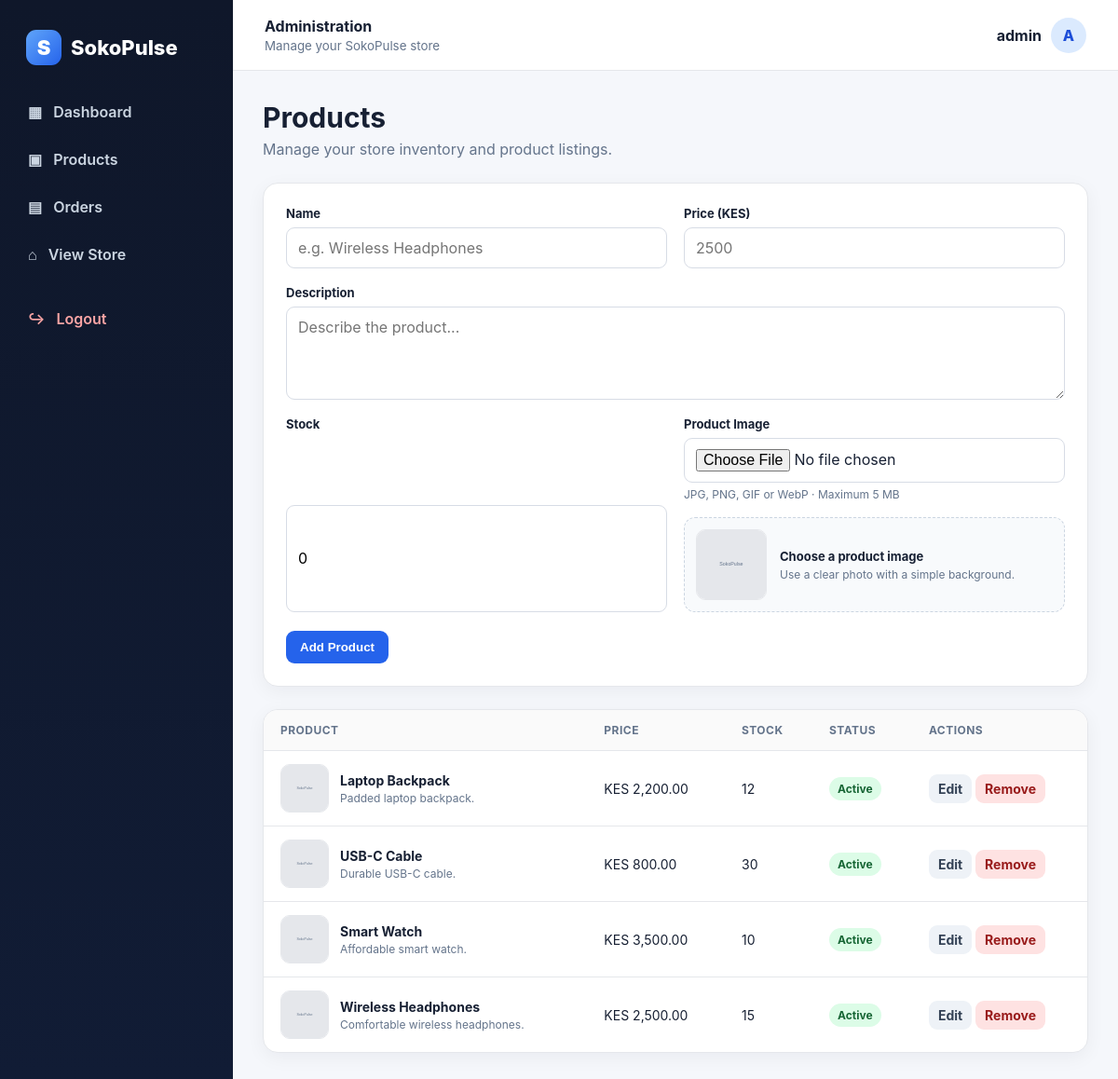
Screenshot of /admin/products.php (signed in) with the database file from the repository.
### tables this page shows
CREATE TABLE products(id INT AUTO_INCREMENT PRIMARY KEY,name VARCHAR(150) NOT NULL,description TEXT,price DECIMAL(12,2) NOT NULL,stock INT NOT NULL DEFAULT 0,image VARCHAR(255) DEFAULT 'assets/placeholder.svg',active TINYINT(1) NOT NULL DEFAULT 1,created_at TIMESTAMP DEFAULT CURRENT_TIMESTAMP);

### admin/products.php (the view, shortened to what this page needs)
<?php
$p = db();
$edit = null;
$ps = $p->query('SELECT * FROM products ORDER BY id DESC')->fetchAll();
include '../includes/header.php';
?>
<div class="page-heading">
    <div>
        <h1>Products</h1>
        <p>Manage your store inventory and product listings.</p>
    </div>
</div>
<form class="admin-form" method="post" enctype="multipart/form-data">
    <div class="admin-form-grid">
        <div class="admin-field">
            <label>Name</label>
            <input name="name" required value="<?=htmlspecialchars($edit['name'] ?? '')?>" placeholder="e.g. Wireless Headphones">
        </div>
        <div class="admin-field">
            <label>Price (KES)</label>
            <input type="number" step="0.01" min="0" name="price" required value="<?=htmlspecialchars($edit['price'] ?? '')?>" placeholder="2500">
        </div>
        <div class="admin-field full">
            <label>Description</label>
            <textarea name="description" placeholder="Describe the product..."><?=htmlspecialchars($edit['description'] ?? '')?></textarea>
        </div>
        <div class="admin-field">
            <label>Stock</label>
            <input type="number" min="0" name="stock" required value="<?=htmlspecialchars($edit['stock'] ?? 0)?>" placeholder="10">
        </div>
        <div class="admin-field">
            <label>Product Image</label>
            <input id="image_file" type="file" name="image_file" accept="image/jpeg,image/png,image/gif,image/webp">
            <small class="field-help">JPG, PNG, GIF or WebP · Maximum 5 MB</small>
            <div class="image-upload-preview">
                <img id="imagePreview" src="../<?=htmlspecialchars($edit['image'] ?? 'assets/placeholder.svg')?>" alt="Product image preview">
                <div>
                    <strong><?= $edit ? 'Replace product image' : 'Choose a product image' ?></strong>
                    <span>Use a clear photo with a simple background.</span>
                </div>
            </div>
        </div>
    </div>
    <div class="admin-actions">
        <button class="admin-btn" type="submit"><?= $edit ? 'Update' : 'Add' ?> Product</button>
    </div>
</form>
<div class="table-wrap">
<table class="admin-table">
<thead><tr><th>Product</th><th>Price</th><th>Stock</th><th>Status</th><th>Actions</th></tr></thead>
<tbody>
<?php foreach ($ps as $x): ?>
<tr>
    <td>
        <div class="product-cell">
            <img src="../<?=htmlspecialchars($x['image'] ?: 'assets/placeholder.svg')?>" alt="<?=htmlspecialchars($x['name'])?>">
            <div><strong><?=htmlspecialchars($x['name'])?></strong><small><?=htmlspecialchars(mb_strimwidth($x['description'] ?? '', 0, 55, '…'))?></small></div>
        </div>
    </td>
    <td>KES <?=number_format($x['price'], 2)?></td>
    <td><?=$x['stock']?></td>
    <td><span class="badge <?=$x['active'] ? 'badge-green' : 'badge-red'?>"><?=$x['active'] ? 'Active' : 'Inactive'?></span></td>
    <td>
        <a class="admin-btn secondary" style="padding:7px 10px" href="?edit=<?=$x['id']?>">Edit</a>
        <a class="admin-btn danger" style="padding:7px 10px" href="?delete=<?=$x['id']?>" onclick="return confirm('Remove product?')">Remove</a>
    </td>
</tr>
<?php endforeach; ?>
</tbody>
</table>
</div>
<?php include '../includes/footer.php'; ?>

### assets/admin.css (style rules this page uses)
:root { --navy:#0f172a;--navy2:#111c35;--blue:#2563eb;--blue2:#1d4ed8;--bg:#f5f7fb;--text:#172033;--muted:#64748b;--border:#e5e7eb;--white:#fff;--green:#16a34a;--orange:#d97706;--red:#dc2626 }
* { box-sizing:border-box }
.admin-body { margin:0;background:var(--bg);color:var(--text);font-family:Inter,Segoe UI,Arial,sans-serif }
.page-heading { display:flex;align-items:flex-end;justify-content:space-between;gap:20px;margin-bottom:26px }
.page-heading h1 { font-size:30px;margin:0 0 6px }
.page-heading p { margin:0;color:var(--muted) }
.admin-table { width:100%;border-collapse:collapse }
.admin-table th,.admin-table td { padding:14px 18px;border-bottom:1px solid var(--border);text-align:left;font-size:14px }
.admin-table th { font-size:12px;text-transform:uppercase;letter-spacing:.04em;color:var(--muted);background:#fafafa }
.admin-table tr:last-child td { border-bottom:0 }
.badge { display:inline-flex;padding:5px 9px;border-radius:999px;font-size:12px;font-weight:700 }
.badge-green { background:#dcfce7;color:#166534 }
.admin-form { background:#fff;border:1px solid var(--border);border-radius:16px;padding:24px;box-shadow:0 5px 20px rgba(15,23,42,.05);margin-bottom:24px }
.admin-form-grid { display:grid;grid-template-columns:1fr 1fr;gap:18px }
.admin-field { display:grid;gap:7px }
.admin-field.full { grid-column:1/-1 }
.admin-field label { font-weight:700;font-size:13px }
.admin-field input,.admin-field textarea,.admin-field select { width:100%;padding:11px 12px;border:1px solid #d7dce5;border-radius:9px;font:inherit;background:#fff }
.admin-field textarea { min-height:100px;resize:vertical }
.admin-actions { display:flex;gap:10px;align-items:center;margin-top:20px }
.admin-btn { display:inline-flex;align-items:center;justify-content:center;border:0;border-radius:9px;padding:10px 15px;background:var(--blue);color:#fff;text-decoration:none;font-weight:700;cursor:pointer }
.admin-btn.secondary { background:#eef2f7;color:#334155 }
.admin-btn.danger { background:#fee2e2;color:#991b1b }
.table-wrap { background:#fff;border:1px solid var(--border);border-radius:16px;overflow:auto;box-shadow:0 5px 20px rgba(15,23,42,.05) }
.field-help { display:block;color:var(--muted);font-size:12px;margin-top:-2px }
.image-upload-preview { display:flex;align-items:center;gap:14px;margin-top:10px;padding:12px;border:1px dashed #cbd5e1;border-radius:12px;background:#f8fafc }
.image-upload-preview img { width:76px;height:76px;border-radius:10px;object-fit:cover;border:1px solid var(--border);background:#fff }
.image-upload-preview strong { display:block;font-size:13px;margin-bottom:4px }
.image-upload-preview span { display:block;color:var(--muted);font-size:12px }
.product-cell { display:flex;align-items:center;gap:12px;min-width:240px }
.product-cell img { width:52px;height:52px;object-fit:cover;border-radius:10px;border:1px solid var(--border);background:#f8fafc }
.product-cell strong,.product-cell small { display:block }
.product-cell small { color:var(--muted);font-size:12px;margin-top:3px }

### rows the page displays
products: image (placeholder picture), name "Laptop Backpack", description "Padded laptop backpack.", price "2,200.00", stock "12", active "Active"
products: image (placeholder picture), name "USB-C Cable", description "Durable USB-C cable.", price "800.00", stock "30", active "Active"
products: image (placeholder picture), name "Smart Watch", description "Affordable smart watch.", price "3,500.00", stock "10", active "Active"
products: image (placeholder picture), name "Wireless Headphones", description "Comfortable wireless headphones.", price "2,500.00", stock "15", active "Active"

### other values shown
$_SESSION['admin_username'] "admin"
